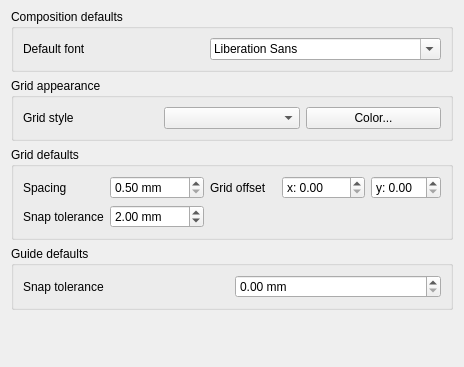
             <widget class="QWidget" name="mOptionsScrollAreaContents_12">
              <property name="geometry">
               <rect>
                <x>0</x>
                <y>0</y>
                <width>464</width>
                <height>367</height>
               </rect>
              </property>
              <layout class="QVBoxLayout" name="verticalLayout_39">
               <property name="topMargin">
                <number>9</number>
               </property>
               <item>
                <widget class="QgsCollapsibleGroupBox" name="groupBox_3">
                 <property name="enabled">
                  <bool>true</bool>
                 </property>
                 <property name="title">
                  <string>Composition defaults</string>
                 </property>
                 <layout class="QGridLayout" name="gridLayout_8">
                  <item row="1" column="0">
                   <layout class="QHBoxLayout" name="horizontalLayout_39">
                    <item>
                     <widget class="QLabel" name="label_60">
                      <property name="text">
                       <string>Default font</string>
                      </property>
                     </widget>
                    </item>
                    <item>
                     <widget class="QFontComboBox" name="mComposerFontComboBox"/>
                    </item>
                   </layout>
                  </item>
                 </layout>
                </widget>
               </item>
               <item>
                <widget class="QgsCollapsibleGroupBox" name="groupBox_23">
                 <property name="title">
                  <string>Grid appearance</string>
                 </property>
                 <layout class="QGridLayout" name="gridLayout_9">
                  <item row="0" column="0">
                   <layout class="QHBoxLayout" name="horizontalLayout_32">
                    <item>
                     <widget class="QLabel" name="label_66">
                      <property name="text">
                       <string>Grid style</string>
                      </property>
                     </widget>
                    </item>
                    <item>
                     <widget class="QComboBox" name="mGridStyleComboBox"/>
                    </item>
                    <item>
                     <widget class="QgsColorButton" name="mGridColorButton">
                      <property name="text">
                       <string>Color...</string>
                      </property>
                     </widget>
                    </item>
                   </layout>
                  </item>
                 </layout>
                </widget>
               </item>
               <item>
                <widget class="QgsCollapsibleGroupBox" name="groupBox_24">
                 <property name="title">
                  <string>Grid defaults</string>
                 </property>
                 <layout class="QGridLayout" name="gridLayout_11">
                  <item row="0" column="0">
                   <widget class="QLabel" name="label_61">
                    <property name="text">
                     <string>Spacing</string>
                    </property>
                   </widget>
                  </item>
                  <item row="0" column="1">
                   <widget class="QDoubleSpinBox" name="mGridResolutionSpinBox">
                    <property name="suffix">
                     <string> mm</string>
                    </property>
                    <property name="minimum">
                     <double>0.500000000000000</double>
                    </property>
                    <property name="maximum">
                     <double>9999.000000000000000</double>
                    </property>
                   </widget>
                  </item>
                  <item row="0" column="2">
                   <widget class="QLabel" name="label_63">
                    <property name="text">
                     <string>Grid offset</string>
                    </property>
                    <property name="wordWrap">
                     <bool>true</bool>
                    </property>
                   </widget>
                  </item>
                  <item row="0" column="3">
                   <layout class="QHBoxLayout" name="horizontalLayout_36">
                    <item>
                     <widget class="QDoubleSpinBox" name="mOffsetXSpinBox">
                      <property name="prefix">
                       <string>x: </string>
                      </property>
                      <property name="maximum">
                       <double>9999.000000000000000</double>
                      </property>
                     </widget>
                    </item>
                    <item>
                     <widget class="QDoubleSpinBox" name="mOffsetYSpinBox">
                      <property name="prefix">
                       <string>y: </string>
                      </property>
                      <property name="suffix">
                       <string/>
                      </property>
                     </widget>
                    </item>
                   </layout>
                  </item>
                  <item row="1" column="0">
                   <widget class="QLabel" name="label_62">
                    <property name="text">
                     <string>Snap tolerance</string>
                    </property>
                   </widget>
                  </item>
                  <item row="1" column="1">
                   <widget class="QDoubleSpinBox" name="mGridToleranceSpinBox">
                    <property name="prefix">
                     <string/>
                    </property>
                    <property name="suffix">
                     <string> mm</string>
                    </property>
                    <property name="value">
                     <double>2.000000000000000</double>
                    </property>
                   </widget>
                  </item>
                 </layout>
                </widget>
               </item>
               <item>
                <widget class="QgsCollapsibleGroupBox" name="groupBox_25">
                 <property name="title">
                  <string>Guide defaults</string>
                 </property>
                 <layout class="QGridLayout" name="gridLayout_12">
                  <item row="0" column="0">
                   <layout class="QHBoxLayout" name="horizontalLayout_37">
                    <item>
                     <widget class="QLabel" name="label_64">
                      <property name="text">
                       <string>Snap tolerance</string>
                      </property>
                     </widget>
                    </item>
                    <item>
                     <widget class="QDoubleSpinBox" name="mGuideToleranceSpinBox">
                      <property name="prefix">
                       <string/>
                      </property>
                      <property name="suffix">
                       <string> mm</string>
                      </property>
                     </widget>
                    </item>
                   </layout>
                  </item>
                 </layout>
                </widget>
               </item>
               <item>
                <spacer name="verticalSpacer_10">
                 <property name="orientation">
                  <enum>Qt::Vertical</enum>
                 </property>
                 <property name="sizeHint" stdset="0">
                  <size>
                   <width>20</width>
                   <height>40</height>
                  </size>
                 </property>
                </spacer>
               </item>
              </layout>
             </widget>
